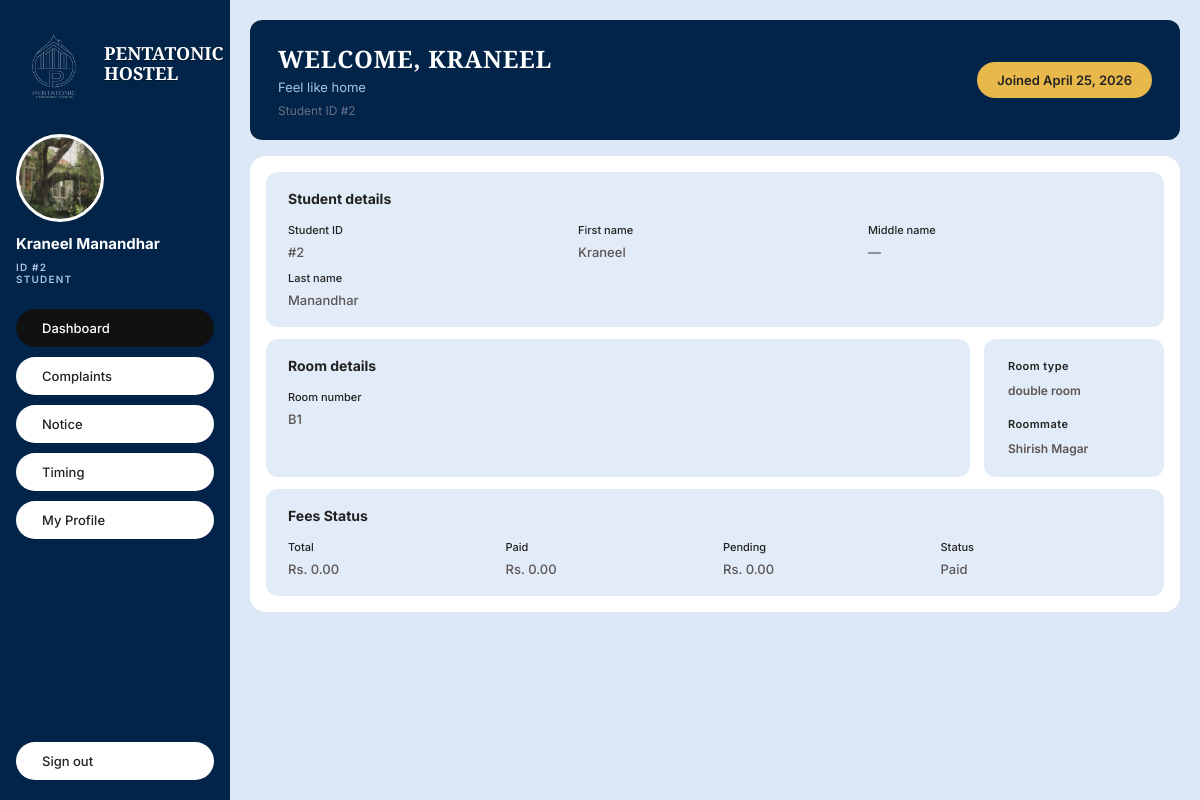
/index.php?action=student_dashboard (signed in), run on the app's committed database.
### tables this page shows
CREATE TABLE `students` (
  `id` int(11) NOT NULL,
  `first_name` varchar(100) NOT NULL,
  `middle_name` varchar(100) DEFAULT NULL,
  `last_name` varchar(100) NOT NULL,
  `contact_number` varchar(20) NOT NULL,
  `date_of_birth` date NOT NULL,
  `email` varchar(150) NOT NULL,
  `password` varchar(255) NOT NULL,
  `profile_photo` varchar(255) DEFAULT NULL,
  `college_name` varchar(255) NOT NULL,
  `permanent_address` text NOT NULL,
  `date_of_joining` date NOT NULL,
  `guardian_name` varchar(150) NOT NULL,
  `guardian_relationship` varchar(50) NOT NULL,
  `guardian_contact` varchar(20) NOT NULL,
  `preferred_room_type` enum('single','double') DEFAULT 'single',
  `room_id` int(11) DEFAULT NULL,
  `created_at` timestamp NOT NULL DEFAULT current_timestamp()
);

CREATE TABLE `rooms` (
  `id` int(11) NOT NULL,
  `number` varchar(20) NOT NULL,
  `type` enum('single','double') NOT NULL DEFAULT 'double',
  `student1_id` int(11) DEFAULT NULL,
  `student2_id` int(11) DEFAULT NULL
);

CREATE TABLE `fees` (
  `id` int(11) NOT NULL,
  `student_id` int(11) DEFAULT NULL,
  `total` decimal(10,2) DEFAULT NULL,
  `paid` decimal(10,2) DEFAULT 0.00,
  `pending` decimal(10,2) GENERATED ALWAYS AS (`total` - `paid`) STORED,
  `status` enum('Paid','Pending','Overdue') DEFAULT 'Pending'
);

### controllers/StudentController.php (called while the page is built, shortened)
<?php
require_once __DIR__ . '/../models/Student.php';
require_once __DIR__ . '/../models/Room.php';
require_once __DIR__ . '/../models/Fee.php';
class StudentController {
    private $pdo;
    public function __construct($pdo = null) {
        $this->pdo   = $pdo ?? \DB::connect();
    }
    public function getDashboardData($student_id) {
        $stmt = $this->pdo->prepare("SELECT * FROM students WHERE id = ?");
        $stmt->execute([$student_id]);
        $student = $stmt->fetch(PDO::FETCH_ASSOC);
        $roomModel = new Room($this->pdo);
        $room      = $roomModel->findByStudent($student_id);
        $feeModel = new Fee($this->pdo);
        $fees     = $feeModel->findByStudent($student_id);
        return compact('student', 'room', 'fees', 'notices', 'complaints', 'timing');
    }
}
?>

### models/Room.php (called while the page is built, shortened)
<?php
class Room {
    private PDO $pdo;
    public function __construct(PDO $pdo) {
        $this->pdo = $pdo;
    }
    public function findByStudent($student_id) {
        $stmt = $this->pdo->prepare("
            SELECT
                r.*,
                CASE
                    WHEN r.student1_id = ? THEN 'Student 1'
                    WHEN r.student2_id = ? THEN 'Student 2'
                    ELSE ''
                END AS bed_slot,
                GROUP_CONCAT(
                    TRIM(CONCAT(
                        COALESCE(roommates.first_name, ''),
                        ' ',
                        COALESCE(roommates.middle_name, ''),
                        ' ',
                        COALESCE(roommates.last_name, '')
                    ))
                    ORDER BY roommates.id SEPARATOR ', '
                ) AS roommate_names
            FROM rooms r
            LEFT JOIN students roommates
                ON roommates.id IN (r.student1_id, r.student2_id)
               AND roommates.id <> ?
            WHERE r.student1_id = ? OR r.student2_id = ? OR r.id = (
                SELECT room_id FROM students WHERE id = ? LIMIT 1
            )
            GROUP BY r.id
        ");
        $stmt->execute([
            $student_id,
            $student_id,
            $student_id,
            $student_id,
            $student_id,
            $student_id
        ]);
        return $stmt->fetch(PDO::FETCH_ASSOC);
    }
}

### models/Fee.php (called while the page is built, shortened)
<?php
class Fee {
    private PDO $pdo;
    public function __construct(PDO $pdo) {
        $this->pdo = $pdo;
    }
    public function findByStudent($student_id) {
        $stmt = $this->pdo->prepare("
            SELECT
                f.*,
                GREATEST(GREATEST(COALESCE(f.total, 0), 0) - LEAST(GREATEST(COALESCE(f.paid, 0), 0), GREATEST(COALESCE(f.total, 0), 0)), 0) AS pending,
                CASE
                    WHEN GREATEST(COALESCE(f.total, 0), 0) <= 0
                        OR LEAST(GREATEST(COALESCE(f.paid, 0), 0), GREATEST(COALESCE(f.total, 0), 0)) / NULLIF(GREATEST(COALESCE(f.total, 0), 0), 0) >= 0.8
                    THEN 'Paid'
                    WHEN LEAST(GREATEST(COALESCE(f.paid, 0), 0), GREATEST(COALESCE(f.total, 0), 0)) = 0
                    THEN 'Pending'
                    ELSE 'Partial'
                END AS status
            FROM fees f
            WHERE f.student_id=?
        ");
        $stmt->execute([$student_id]);
        return $stmt->fetch(PDO::FETCH_ASSOC);
    }
}

### views/dashboard/student_dashboard.php (the view, shortened to what this page needs)
<!DOCTYPE html>
<html lang="en">
<head>
    <link rel="stylesheet" href="<?= BASE_URL ?>public/css/student.css">
</head>
<body>
<div class="sd-page-wrap">
<div class="sd-body-row">
    <aside class="sd-sidebar">
        <div class="sd-sidebar-logo" id="goDashboard" style="cursor:pointer;"
             onclick="window.location.href='<?= BASE_URL ?>index.php?action=student_dashboard'">
            <img src="<?= BASE_URL ?>public/images/logo.png" alt="Logo">
            <span>Pentatonic hostel</span>
        </div>
        <div class="sd-sidebar-profile">
            <div class="sd-avatar">
                <?php
                    $photo = $student['profile_photo'] ?? '';
                    if (!empty($photo)) {
                        $photo = ltrim($photo, '/');
                        if (strpos($photo, 'public/') === 0)       $src = BASE_URL . htmlspecialchars($photo);
                        elseif (strpos($photo, 'uploads/') === 0)  $src = BASE_URL . 'public/' . htmlspecialchars($photo);
                        else                                        $src = BASE_URL . 'public/uploads/' . htmlspecialchars($photo);
                    } else {
                        $src = BASE_URL . 'public/images/default-avatar.png';
                    }
                ?>
                <img src="<?= $src ?>" alt="Student"
                     onerror="this.style.display='none'; this.nextElementSibling.style.display='flex';">
            </div>
            <div class="sd-student-name">
                <?= htmlspecialchars($student['first_name'] ?? '') ?>
                <?= htmlspecialchars($student['last_name']  ?? '') ?>
            </div>
            <div class="sd-student-role" style="margin-top:4px;">ID #<?= (int) ($student['id'] ?? 0) ?></div>
            <div class="sd-student-role">STUDENT</div>
        </div>
        <nav class="sd-sidebar-nav">
            <button class="sd-nav-btn active" data-page="dashboard">
                <i class="ph-fill ph-squares-four"></i> Dashboard
            </button>
            <button class="sd-nav-btn" data-page="complaints">
                <i class="ph ph-megaphone"></i> Complaints
            </button>
            <button class="sd-nav-btn" data-page="notice">
                <i class="ph ph-warning"></i> Notice
            </button>
            <button class="sd-nav-btn" data-page="timing">
                <i class="ph ph-clock"></i> Timing
            </button>
            <button class="sd-nav-btn" data-page="profile">
                <i class="ph ph-user-circle"></i> My Profile
            </button>
        </nav>
        <button class="sd-signout-btn"
                onclick="window.location.href='<?= BASE_URL ?>index.php?action=logout'">
            <i class="ph ph-sign-out"></i> Sign out
        </button>
    </aside>
    <main class="sd-main">
        <div class="sd-welcome-card">
            <div>
                <h1>WELCOME, <?= strtoupper(htmlspecialchars($student['first_name'] ?? '')) ?></h1>
                <p>Feel like home</p>
                <div style="margin-top:8px;font-size:12px;color:#667085;">Student ID #<?= (int) ($student['id'] ?? 0) ?></div>
            </div>
            <div class="sd-joined-badge">
                Joined <?= htmlspecialchars(date("F j, Y", strtotime($student['created_at']))) ?>
            </div>
        </div>
        <div class="sd-page active" id="page-dashboard">
        <div class="sd-blue-panel">
            <div class="sd-info-card">
                <h3>Student details</h3>
                <div class="sd-info-grid sd-cols-3">
                    <div class="sd-info-field">
                        <label>Student ID</label>
                        <span>#<?= (int) ($student['id'] ?? 0) ?></span>
                    </div>
                    <div class="sd-info-field">
                        <label>First name</label>
                        <span><?= htmlspecialchars($student['first_name'] ?? '') ?></span>
                    </div>
                    <div class="sd-info-field">
                        <label>Middle name</label>
                        <span><?= htmlspecialchars($student['middle_name'] ?? '—') ?></span>
                    </div>
                    <div class="sd-info-field">
                        <label>Last name</label>
                        <span><?= htmlspecialchars($student['last_name'] ?? '') ?></span>
                    </div>
                </div>
            </div>
            <?php if (!empty($room)): ?>
                <?php $isDouble = strtolower($room['type'] ?? '') === 'double'; ?>
                <?php if ($isDouble): ?>
                <div class="sd-room-outer">
                    <div class="sd-room-left-wrap">
                        <div class="sd-info-card sd-room-left-card">
                            <div>
                                <h3>Room details</h3>
                                <div class="sd-info-field" style="margin-top:12px;">
                                    <label>Room number</label>
                                    <span><?= htmlspecialchars($room['number'] ?? '—') ?></span>
                                </div>
                            </div>
                        </div>
                    </div>
                    <div class="sd-room-right-card">
                        <div class="sd-info-field">
                            <label>Room type</label>
                            <span><?= htmlspecialchars($room['type'] ?? '—') ?> room</span>
                        </div>
                        <div class="sd-info-field">
                            <label>Roommate</label>
                            <span><?= !empty($room['roommate_names']) ? htmlspecialchars($room['roommate_names']) : '—' ?></span>
                        </div>
                    </div>
                </div>
                <?php endif; ?>
            <?php endif; ?>
            <div class="sd-info-card">
                <h3>Fees Status</h3>
                <?php if (!empty($fees)): ?>
                <div class="sd-info-grid sd-cols-4">
                    <div class="sd-info-field">
                        <label>Total</label>
                        <span>Rs. <?= htmlspecialchars(number_format($fees['total'], 2)) ?></span>
                    </div>
                    <div class="sd-info-field">
                        <label>Paid</label>
                        <span>Rs. <?= htmlspecialchars(number_format($fees['paid'], 2)) ?></span>
                    </div>
                    <div class="sd-info-field">
                        <label>Pending</label>
                        <span>Rs. <?= htmlspecialchars(number_format($fees['pending'], 2)) ?></span>
                    </div>
                    <div class="sd-info-field">
                        <label>Status</label>
                        <?php
                            $status = $fees['status'] ?? '';
                            $badgeClass = match(strtolower($status)) {
                                'overdue' => 'badge-overdue',
                                'pending' => 'badge-pending',
                                'partial' => 'badge-partial',
                                'paid'    => 'badge-paid',
                                default   => ''
                            };
                        ?>
                        <span class="sd-badge <?= $badgeClass ?>"><?= htmlspecialchars($status) ?></span>
                    </div>
                </div>
                <?php else: ?>
                    <p style="font-size:13px;color:#888;">No fee record found.</p>
                <?php endif; ?>
            </div>
        </div>
        </div>
    </main>
</div>
</div>
</body>
</html>

### index.php (shortened to what this page needs)
<?php
require_once __DIR__ . '/models/User.php';
require_once __DIR__ . '/models/Room.php';
require_once __DIR__ . '/models/Fee.php';
require_once __DIR__ . '/controllers/StudentController.php';
require_once __DIR__ . '/controllers/AuthController.php';
require_once __DIR__ . '/controllers/ComplaintController.php';
$action = $_GET['action'] ?? 'home';
switch ($action) {
    case 'student_dashboard':
        $pdo               = DB::connect();
        $studentController = new StudentController($pdo);
        $data              = $studentController->getDashboardData($_SESSION['user_id']);
        extract($data);
        include 'views/dashboard/student_dashboard.php';
        break;
}

### data on the page
students: profile_photo (picture), first_name "Kraneel", last_name "Manandhar", id "2", first_name "KRANEEL", created_at "April 25, 2026", middle_name "—"
rooms: number "B1", type "double"
fees: total "0.00", paid "0.00"

### other printed values
$room['roommate_names'] "Shirish Magar"
$fees['pending'] "0.00"
$status "Paid"
